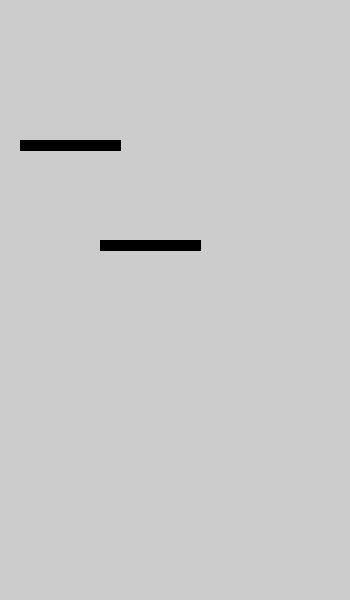
Frame 1 (no input)
Frame 60 (the mouse pressed at the canvas centre just before this capture): identical to frame 1, image omitted
Frame 120 (the mouse held since frame 60 and released just before this capture): identical to frame 1, image omitted

The Processing sketch that drew this single still picture (run headless with seeded random() and noise(); from frame 60 on, the mouse is pressed at the canvas centre):

// Processing sketch: processing_92710
// ── processing_92710.pde

Pen bob = new Pen ();
Pen brody = new Pen ();
void setup() {
size(350,600);
brody.y = 240;
brody.x = 100;
}


void draw () {
//draw the pen
bob.display();
brody.display();
}

class Pen {
  //attributes, a template for an object
  float inkAmount;
  int x;
  int y;
  int w;
  int h; 
  boolean isClicked; // boolean is true or false cannot be anything else


  //constructor statement has the same name parenthesis and brackets; defines attributes
  Pen(){
    x= 20;
    y= 140;
    w = 100;
    h = 10;
    inkAmount=300;
    isClicked=false;
  } 
  //methods (functions)
  void display() {
    fill(0);
    rect (x,y,w,h);
  }
  
  void drawStuff(){}
  
}
